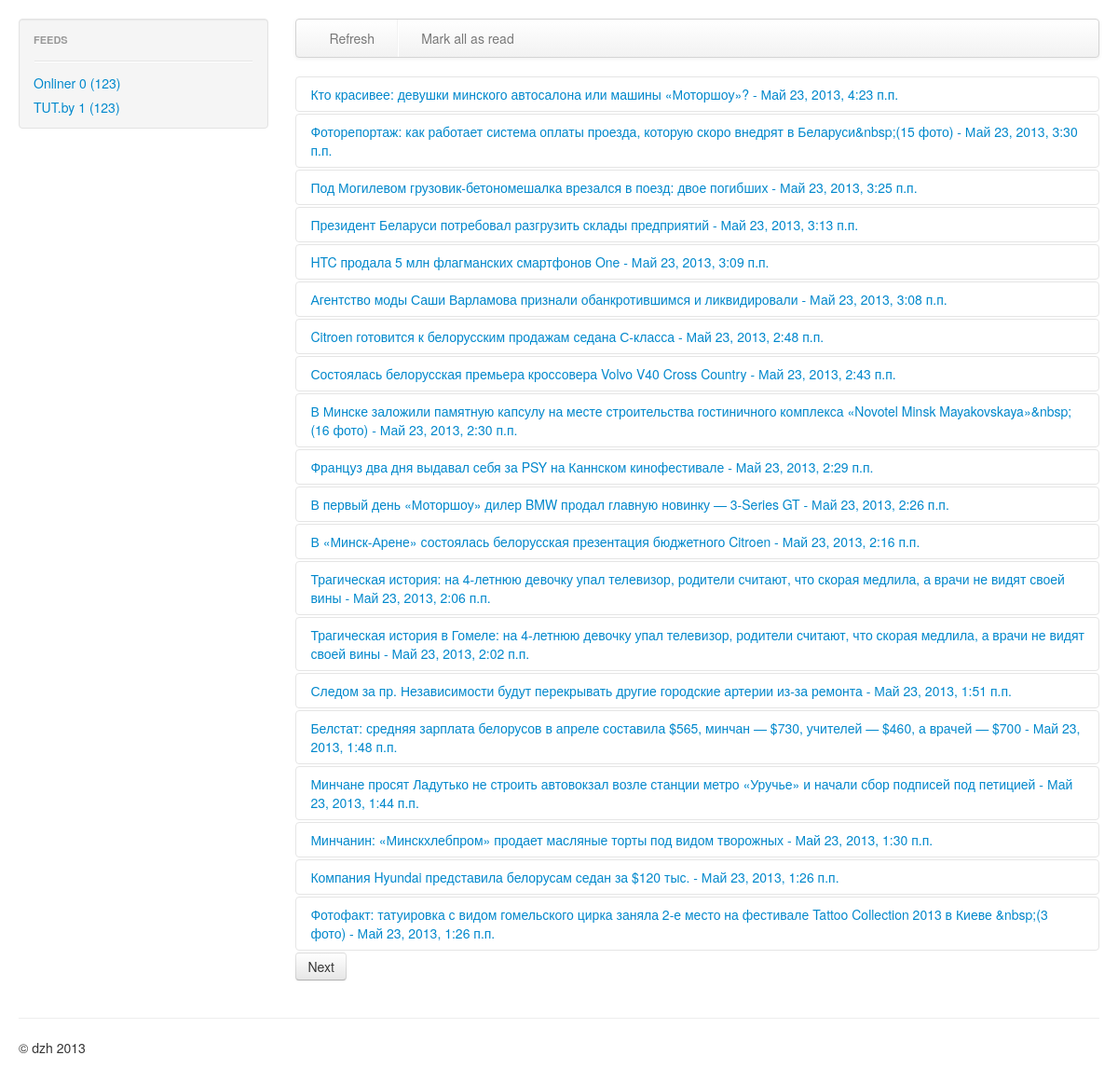
The page /reader/feeds/1/page on the database as committed earlier.
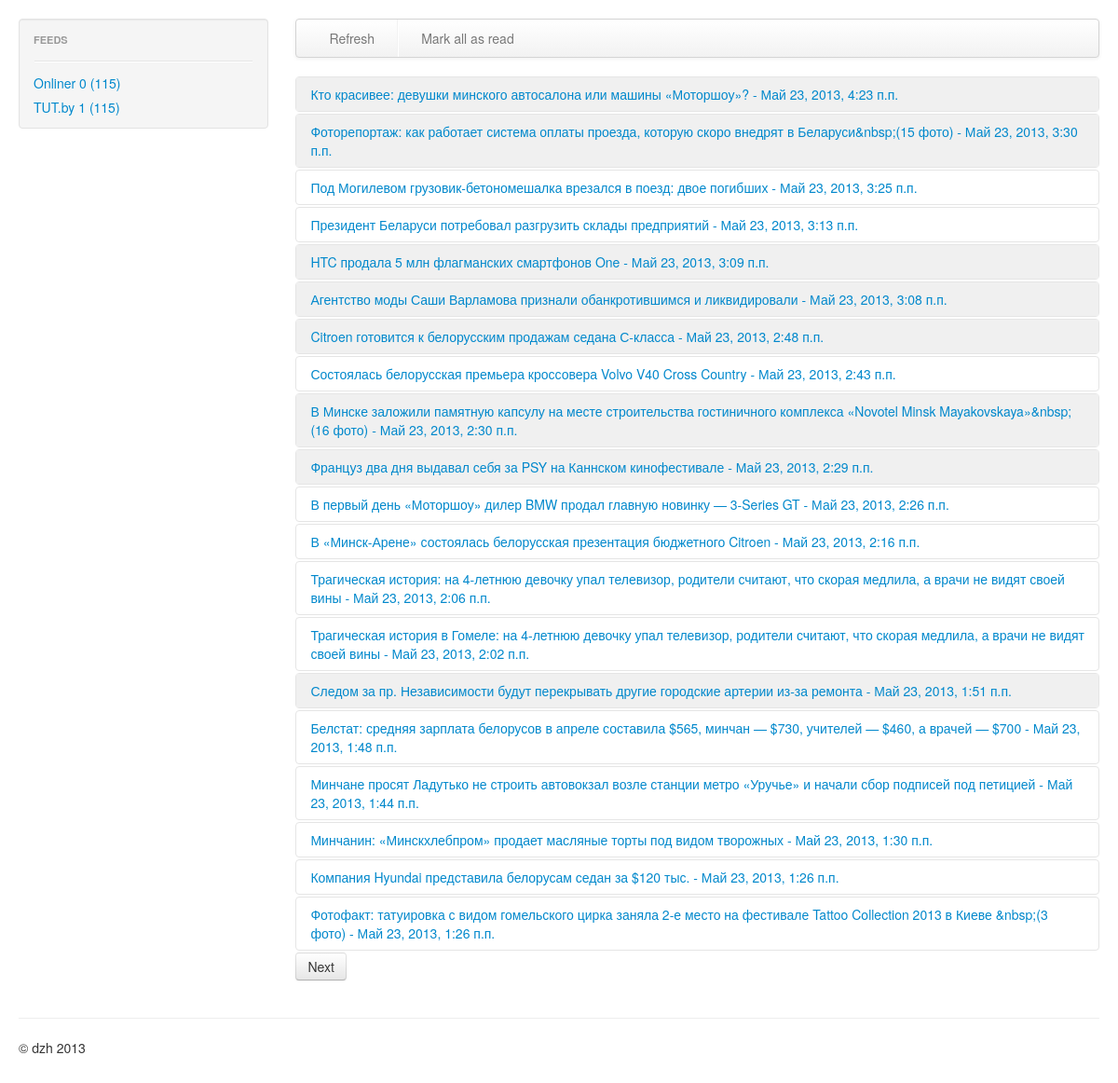
The same page on the database as committed later.
### reader/models.py (models this page shows, shortened)
class Feed(models.Model):
	name = models.CharField(max_length=255)
	link = models.URLField(max_length=255)

class NewsLine(models.Model):
	feed = models.ForeignKey(Feed)
	published = models.DateTimeField()
	title = models.CharField(max_length=255)
	summary = models.TextField()
	link_id = models.CharField(max_length=255)
	readed = models.BooleanField(default=False)
	class Meta:
		unique_together = ('feed', 'link_id')

### reader/views.py (the view)
# urls.py: url(r'^feeds/(?P<pk>\d+)/page(?P<page>\d+)?$', views.NewsLineView.as_view(), name='feed_news'),
class NewsLineView(ListView):
	model = NewsLine
	paginate_by = 20
	def get_queryset(self):
		cnt = 1000
		return NewsLine.objects.filter(feed__exact=self.kwargs['pk']).order_by('-published')[:cnt]

### reader/templatetags/showfeeds.py (called while the page is built)
@register.inclusion_tag('reader/reader_feeds.html')
def show_feeds():
	feeds = Feed.objects.all()
	news_cnt = {}
	for cnt, feed in enumerate(feeds):
		newslines = NewsLine.objects.filter(feed__exact=feed.id).exclude(readed__exact=True)
		news_cnt[cnt] = newslines.count()
	return { 'feeds': feeds, 'news_cnt': news_cnt}

### reader/templates/reader/newsline_list.html (shortened to what this page needs)
{% extends "base.html" %}
{% block content %}
{% for item in object_list %}
<div class="accordion-group">
	<div class="accordion-heading {% if item.readed %} readed {% endif %}">
		<a class="accordion-toggle" data-toggle="collapse" data-parent="#news" href="#item{{ item.id }}" value="{{ item.id }}">{{ item.title }} - {{ item.published }}</a>
	</div>
</div>
{% endfor %}
<div>
	{% if page_obj.has_next %}
	<a href="page{{ page_obj.next_page_number }}">
	<button id="btn_nextnews" type="button" class="btn">Next</button>
	</a>
	{% endif %}
</div>
{% endblock %}

### templates/base.html (shortened to what this page needs)
{% load staticfiles %}
{% load showfeeds %}
<!DOCTYPE HTML PUBLIC "-//W3C//DTD HTML 4.01//EN"
    "http://www.w3.org/TR/html4/strict.dtd">
<html>
  <head>
    <link href="{% static 'css/bootstrap.min.css' %}" rel="stylesheet">
    <link href="{% static 'css/bootstrap-responsive.min.css' %}" rel="stylesheet">
  </head>
  <body>
    <div class="container-fluid">
      <div class="row-fluid">
        <div class="span3">
          <div class="well sidebar-nav">
            {% show_feeds %}
          </div>
        </div>
        <div class="span9">
          <div class="navbar">
          	<div class="navbar-inner">
          		<ul class="nav">
          			<li id="btn_refresh"><a href="page">Refresh</a></li>
          			<li class="divider-vertical"></li>
          			<li id="btn_markasread"><a href="#">Mark all as read</a></li>
          		</ul>
          	</div>
          </div>
          <div id="news" class="accordion">
            {% block content %}
            {% endblock %}
          </div>
        </div>
      </div>
      <hr>
      <footer>
        <p>&copy; dzh 2013</p>
      </footer>
    </div>
  </body>
</html>

### reader/templates/reader/reader_feeds.html
<ul class="nav nav-list">
	<li class="nav-header">Feeds</li>
	<li class="divider"></li>
	{% for item in feeds %}
	<li><a href="{% url 'feed_news' item.id %}">{{ item.name }} {{forloop.counter0}} ({{ news_cnt.0 }})</a></li>
	{% endfor %}
</ul>

### templates/base.html (style rules this page uses)
body { padding-top: 20px; padding-bottom: 40px; }
.sidebar-nav { padding: 9px 0; }
div.readed { background-color: #F0F0F0; }

Rows that differ between the two databases and show on the page:
computed for Feed "Onliner": news_cnt "123" → "115"
computed for Feed "TUT.by": news_cnt "123" → "115"
changed NewsLine "Кто красивее: девушки минского автосалона или машины «Моторшоу»?": readed True → True (drawn)
changed NewsLine "Май 23, 2013, 3:30 п.п.": readed True → True (drawn)
changed NewsLine "HTC продала 5 млн флагманских смартфонов One": readed True → True (drawn)
changed NewsLine "Агентство моды Саши Варламова признали обанкротившимся и ликвидировали": readed True → True (drawn)
changed NewsLine "Citroen готовится к белорусским продажам седана С-класса": readed True → True (drawn)
changed NewsLine "Май 23, 2013, 2:30 п.п.": readed True → True (drawn)
changed NewsLine "Француз два дня выдавал себя за PSY на Каннском кинофестивале": readed True → True (drawn)
changed NewsLine "Май 23, 2013, 1:51 п.п.": readed True → True (drawn)
